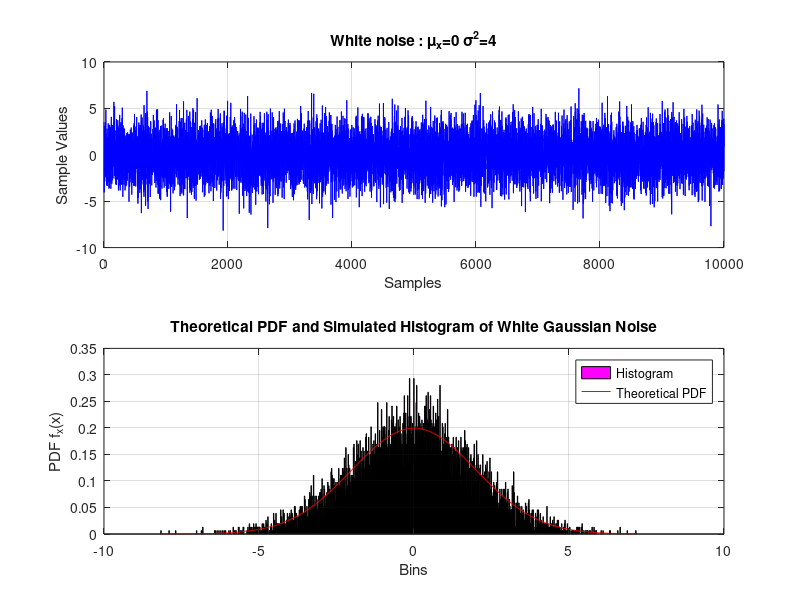
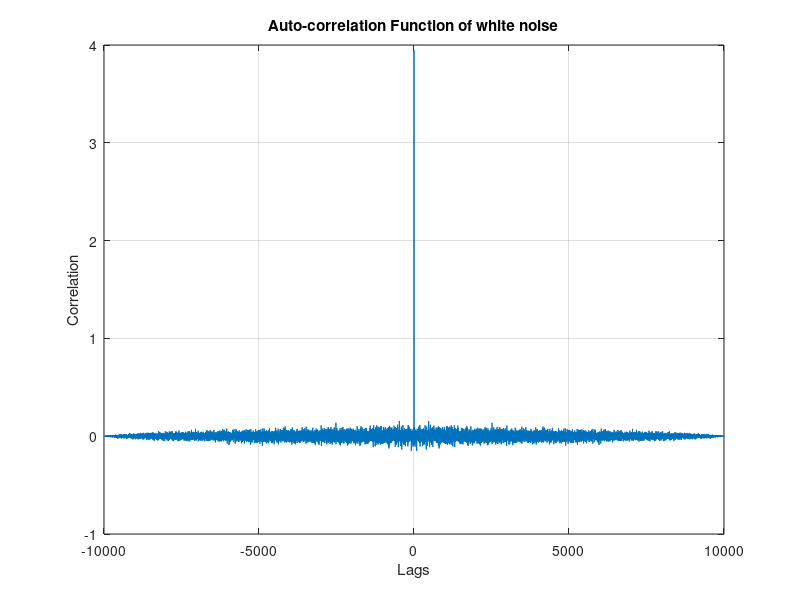

These figures' MATLAB source, in order:
%USAGE: Sim_White_Noise

clear; 
clc; 
close all;

L=10000; %Sample length for the time series
mu=0;
sigma=2;
X=sigma*randn(L,1)+mu;
figure();
subplot(2,1,1)
plot(X,'b');
title(['White noise : \mu_x=',num2str(mu),' \sigma^2=',num2str(sigma^2)])
xlabel('Samples')
ylabel('Sample Values')
grid on;


subplot(2,1,2)
n=1000; %number of Histrogram bins
[f,x]=hist(X,n);
bar(x,f/trapz(x,f),'m'); 
hold on;
%Theoretical PDF of Gaussian Random Variable
g=(1/(sqrt(2*pi)*sigma))*exp(-((x-mu).^2)/(2*sigma^2));
plot(x,g,'r');
hold off; 
grid on;
title('Theoretical PDF and Simulated Histogram of White Gaussian Noise')
legend('Histogram','Theoretical PDF');
xlabel('Bins');
ylabel('PDF f_x(x)');

figure();
Rxx=1/L*conv(flipud(X),X);
lags=(-L+1):1:(L-1);
%Alternative method
%[Rxx,lags] =xcorr(X,'biased');
%The argument 'biased' is used for proper scaling by 1/L
%Normalize auto-correlation with sample length for proper scaling
plot(lags,Rxx);
title('Auto-correlation Function of white noise');
xlabel('Lags')
ylabel('Correlation')
grid on;